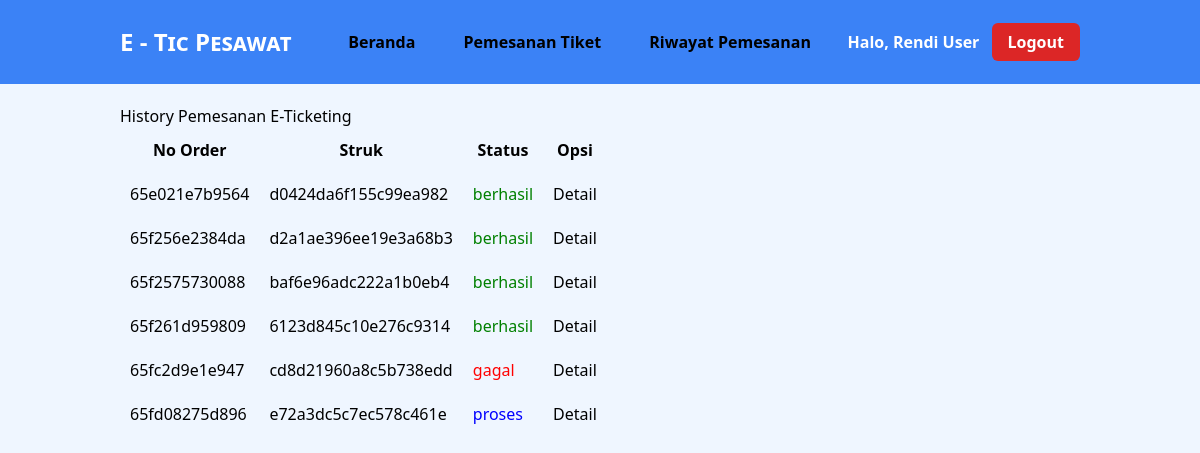
Page /histori.php (signed in) on the committed database.
### tables this page shows
CREATE TABLE `order_tiket` (
  `id_order` varchar(20) NOT NULL,
  `tanggal_transaksi` date NOT NULL,
  `struk` varchar(100) NOT NULL,
  `status` enum('proses','berhasil','gagal') NOT NULL
);

### histori.php (the view)
<?php require 'layouts/navbar.php'; ?>
<?php
$id_user = $_SESSION["id_user"];
$orderTiket = mysqli_query($conn, "SELECT order_tiket.id_order, order_tiket.struk, order_tiket.status, order_detail.id_order, order_detail.id_user, user.id_user FROM order_tiket
INNER JOIN order_detail ON order_tiket.id_order = order_detail.id_order
INNER JOIN user ON order_detail.id_user = user.id_user WHERE user.id_user = '$id_user' GROUP BY order_tiket.id_order");
?>
<div class="list-tiket-pesawat">
    <h1>History Pemesanan E-Ticketing</h1>
    <table border="1" cellpadding="10" cellspacing="0">
        <tr>
            <th>No Order</th>
            <th>Struk</th>
            <th>Status</th>
            <th>Opsi</th>
        </tr>
        <?php foreach($orderTiket as $data) : ?>
        <tr>
            <td><?= $data["id_order"]; ?></td>
            <td><?= $data["struk"]; ?></td>
            <?php
                if($data["status"] == "proses"){
                    ?>
                    <td style="color: blue; text-decoration: none;"><?= $data["status"]; ?></td>
                    <?php
                } else if($data["status"] == "berhasil"){
                    ?>
                    <td style="color: green; text-decoration: none;"><?= $data["status"]; ?></td>
                    <?php
                } else if($data["status"] == "gagal"){
                    ?>
                    <td style="color: red; text-decoration: none;"><?= $data["status"]; ?></td>
                    <?php
                }
            ?>
            <td>
                <a href="detailHistory.php?id=<?= $data["id_order"]; ?>">Detail</a>
            </td>
        </tr>
        <?php endforeach; ?>
    </table>
</div>

### style/style.css (style rules this page uses)
.list-tiket-pesawat { padding: 20px 120px; }

### rows in the picture
order_tiket: id_order "65e021e7b9564", struk "d0424da6f155c99ea982", status "berhasil"
order_tiket: id_order "65f256e2384da", struk "d2a1ae396ee19e3a68b3", status "berhasil"
order_tiket: id_order "65f2575730088", struk "baf6e96adc222a1b0eb4", status "berhasil"
order_tiket: id_order "65f261d959809", struk "6123d845c10e276c9314", status "berhasil"
order_tiket: id_order "65fc2d9e1e947", struk "cd8d21960a8c5b738edd", status "gagal"
order_tiket: id_order "65fd08275d896", struk "e72a3dc5c7ec578c461e", status "proses"

### other values in the picture
$_SESSION["nama_lengkap"] "Rendi User"
